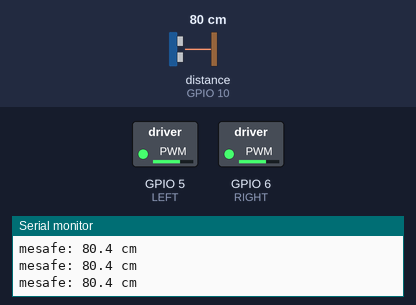
This sketch was run on a simulated ESP32-S3. On the bench: switched loads named in the sketch (green lamp = pin HIGH), the last lines printed to the serial monitor. Wiring (inferred from the names in the program): ultrasonic range finder: trigger GPIO 9; echo GPIO 10. The test bench sets the inputs (shaded band); at power-on: distance to the obstacle (sensor on GPIO 10) 80 cm. The echo pulse lasts 58.3 µs per cm; pins used as bus, display or sensor lines are not drawn.

Above: at 1.2 s.
1.3 s: distance to the obstacle (sensor on GPIO 10) set to 64 cm
2.8 s: distance to the obstacle (sensor on GPIO 10) set to 57 cm
At 3.4 s:
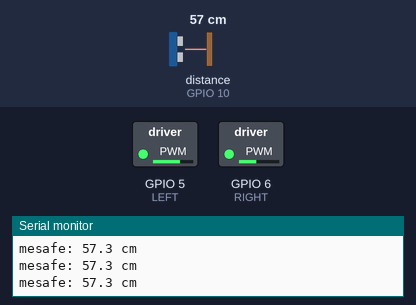
4.3 s: distance to the obstacle (sensor on GPIO 10) set to 32 cm
5.8 s: distance to the obstacle (sensor on GPIO 10) set to 27 cm
At 6.4 s:
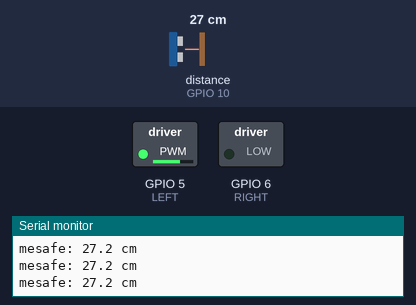
7.3 s: distance to the obstacle (sensor on GPIO 10) set to 35 cm
At 8.0 s:
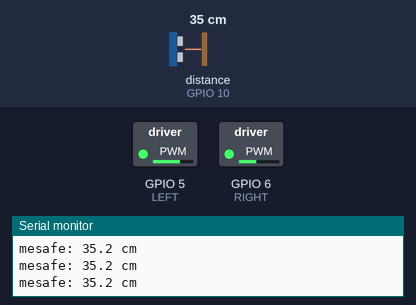
8.8 s: distance to the obstacle (sensor on GPIO 10) set to 2 cm
At 9.1 s:
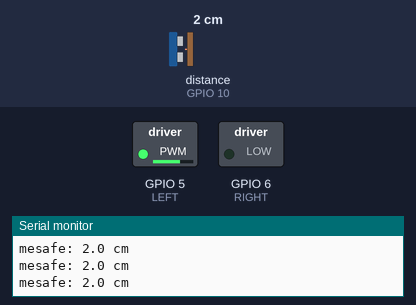
Timing chart, 0 to 11.3 s (numbered marks = the images above; inputs shaded):
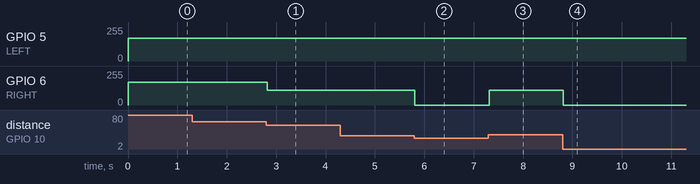

The sketch:

obstacle-avoider.ino
```cpp
// RobotWin Studio örneği: HC-SR04 ile engelden kaçan robot.
// HC-SR04: TRIG = D9, ECHO = D10.  Motor sürücü PWM girişleri: sol D5, sağ D6.
// Önü açıkken düz gider; 30 cm'den yakın engel görünce yerinde sağa döner.
const int TRIG = 9, ECHO = 10;
const int LEFT = 5, RIGHT = 6;

float distanceCm() {
  digitalWrite(TRIG, LOW);
  delayMicroseconds(2);
  digitalWrite(TRIG, HIGH);
  delayMicroseconds(10);
  digitalWrite(TRIG, LOW);
  unsigned long us = pulseIn(ECHO, HIGH, 30000UL);
  return us == 0 ? 400.0 : us / 58.0;
}

void drive(int left, int right) {
  analogWrite(LEFT, left);
  analogWrite(RIGHT, right);
}

void setup() {
  pinMode(TRIG, OUTPUT);
  pinMode(ECHO, INPUT);
  pinMode(LEFT, OUTPUT);
  pinMode(RIGHT, OUTPUT);
  Serial.begin(9600);
  Serial.println("Engelden kacan robot hazir");
}

void loop() {
  float d = distanceCm();
  if (d < 30) {
    drive(170, 0);          // sağa dön
  } else if (d < 60) {
    drive(170, 110);        // yavaşla, hafif sağa kır
  } else {
    drive(170, 170);        // düz git
  }
  Serial.print("mesafe: ");
  Serial.print(d, 1);
  Serial.println(" cm");
  delay(30);
}
```

Measured:
- the behaviour switches between 60 and 59 cm on distance to the obstacle (sensor on GPIO 10) (found by bisection; images 0 and 1)
- the behaviour switches between 30 and 29 cm on distance to the obstacle (sensor on GPIO 10) (found by bisection; images 1 and 2)
- after the input at 2.8 s, GPIO 6 (RIGHT): 170/255 → 110/255 at once
- after the input at 5.8 s, GPIO 6 (RIGHT): 110/255 → 0/255 at once
- after the input at 7.3 s, GPIO 6 (RIGHT): 0/255 → 110/255 at once
- after the input at 8.8 s, GPIO 6 (RIGHT): 110/255 → 0/255 at once
